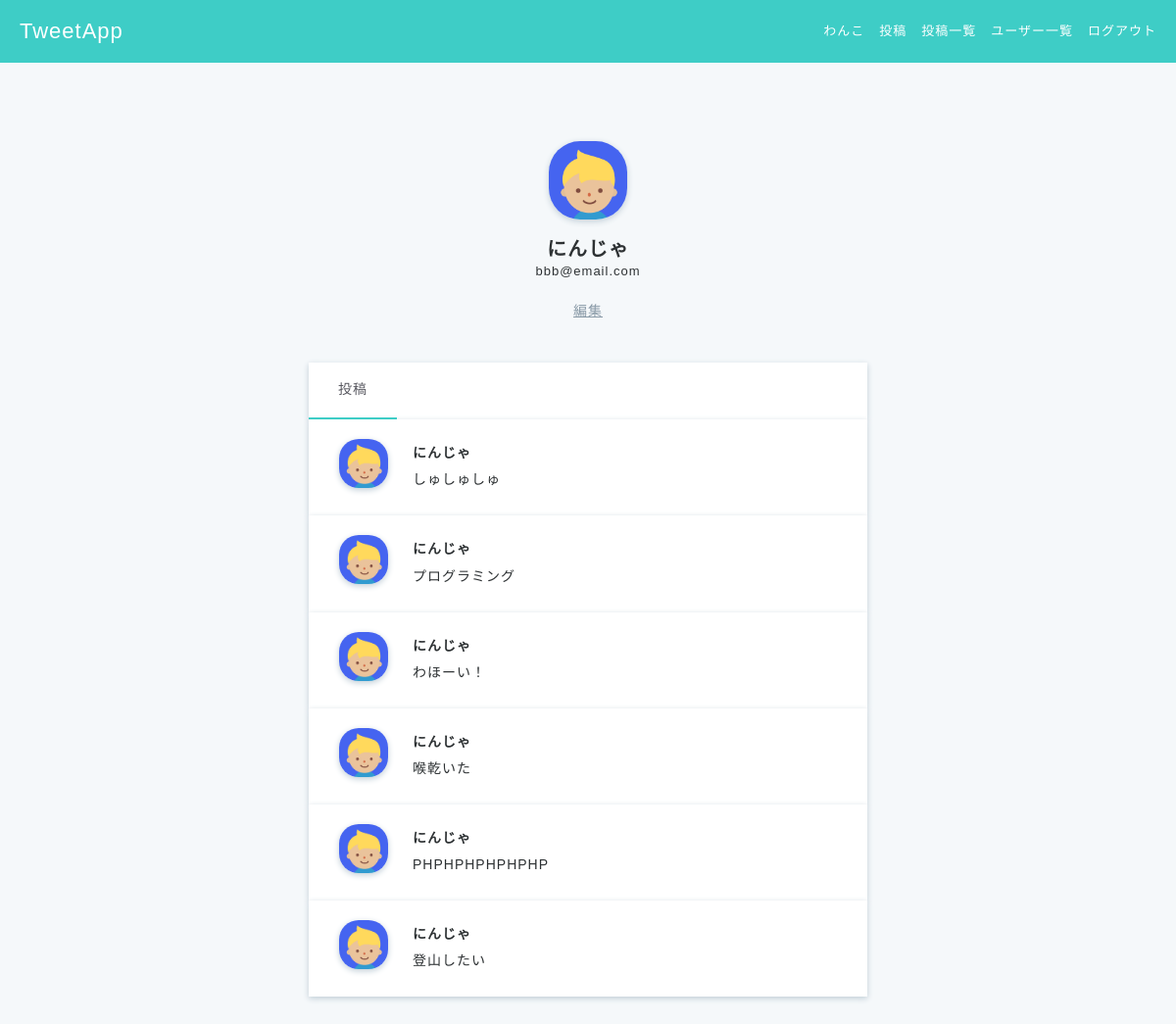
The app's page /users_show.php?id=2 (signed in) with its own data.
### tables this page shows
create table users (
id int auto_increment  primary key,
name varchar(100) not null,
email varchar(100) not null unique,
password varchar(100) not null,
created datetime default current_timestamp,
updated datetime default current_timestamp on update current_timestamp
);

create table tweets (
tweet_id int auto_increment primary key,
user_id int not null,
content varchar(140) not null,
created datetime default current_timestamp,
updated datetime default current_timestamp on update current_timestamp,
foreign key(user_id) references users(id)
);

### users_show.php (the view)
<?php require 'header.php'; ?>
<?php
$sql=$pdo->prepare('SELECT * FROM `users` where id = ?');
$sql->execute([$_REQUEST['id']]);
?>
<?php
$sql2=$pdo->prepare('
  SELECT * FROM tweets
  LEFT OUTER JOIN users
  ON tweets.user_id = users.id
  WHERE user_id = ?
  ORDER BY tweets.updated DESC
');
$sql2->execute([
  $_REQUEST['id']
]);
?>
<div class="main user-show">
  <div class="container">
    <?php foreach ($sql->fetchAll() as $row): ?>
      <div class="user">
        <img src="img/<?=$row['id'] ?>.jpg">
        <h2><?=$row['name'] ?></h2>
        <p><?=$row['email'] ?></p>
        <a href ="users_edit.php?id=<?=$row['id'] ?>">編集</a>
      </div>
      <ul class="user-tabs">
        <li class="active"><a>投稿</a></li>
      </ul>
    <?php endforeach; ?>
    <?php foreach ($sql2->fetchAll() as $row): ?>
      <div class="posts-index-item">
        <div class="post-left"><img src="img/<?=$row['id'] ?>.jpg"></div>
        <div class="post-right"><div class="post-user-name"><a href="users_show.php?id=<?=$row['id'] ?>"><?=$row['name'] ?></a>
        </div>
          <a href="posts_show.php?tweet_id=<?=$row['tweet_id'] ?>"><?=$row['content'] ?></a>
        </div>
      </div>
    <?php endforeach; ?>
  </div>
</div>

### css/style.css (style rules this page uses)
* { box-sizing: border-box; }
html { font: 100%/1.5 'Avenir Next', 'Hiragino Sans', sans-serif; line-height: 1.7; letter-spacing: 1px; }
ul, li { list-style-type: none; padding: 0; margin: 0; }
a { text-decoration: none; color: #2d3133; font-size: 14px; }
h1, h2, h3, h4, h5, h6, p { margin: 0; }
body { color: #2d3133; background-color: #3ecdc6; margin: 0; min-height: 1vh; }
.main { position: absolute; top: 64px; width: 100%; height: auto; min-height: 100%; background-color: #f5f8fa; }
.container { max-width: 600px; margin: 60px auto; padding-left: 15px; padding-right: 15px; clear: both; }
.posts-index-item { padding: 20px 30px; background-color: white; overflow: hidden; box-shadow: 0 2px 6px #c1ced7; }
.post-left img { width: 50px; height: 50px; border-radius: 40%; box-shadow: 0 2px 6px #c1ced7; object-fit: cover; }
.post-user-name a { font-weight: 600; }
.post-left { float: left; width: 10%; }
.post-right { float: left; width: 90%; padding-left: 25px; text-align: left; }
.user-show { text-align: center; }
.user { margin-bottom: 20px; }
.user img { width: 80px; height: 80px; border-radius: 40%; box-shadow: 0 2px 6px #c1ced7; margin: 20px 0 10px; object-fit: cover; }
.user h2 { font-size: 20px; font-weight: 600; line-height: 1.2; }
.user p { font-size: 13px; margin-bottom: 15px; }
.user a { color: #8899a6; text-decoration: underline; font-weight: 200; }
.user-tabs { margin-top: 40px; background-color: white; overflow: hidden; box-shadow: 0 2px 6px #c1ced7; }
.user-tabs li { float: left; }
.user-tabs li.active { border-bottom: 2px solid #3ecdc6; }
.user-tabs li.active a { color: #57575f; }
.user-tabs a { display: inline-block; padding: 16px 30px; color: #afb6bf; }

### records on screen
users: name "にんじゃ", email "bbb@email.com"
tweets: user.name "にんじゃ", content "しゅしゅしゅ"
tweets: user.name "にんじゃ", content "プログラミング"
tweets: user.name "にんじゃ", content "わほーい！"
tweets: user.name "にんじゃ", content "喉乾いた"
tweets: user.name "にんじゃ", content "PHPHPHPHPHPHP"
tweets: user.name "にんじゃ", content "登山したい"

### other values on screen
$_SESSION['user']['name'] "わんこ"
